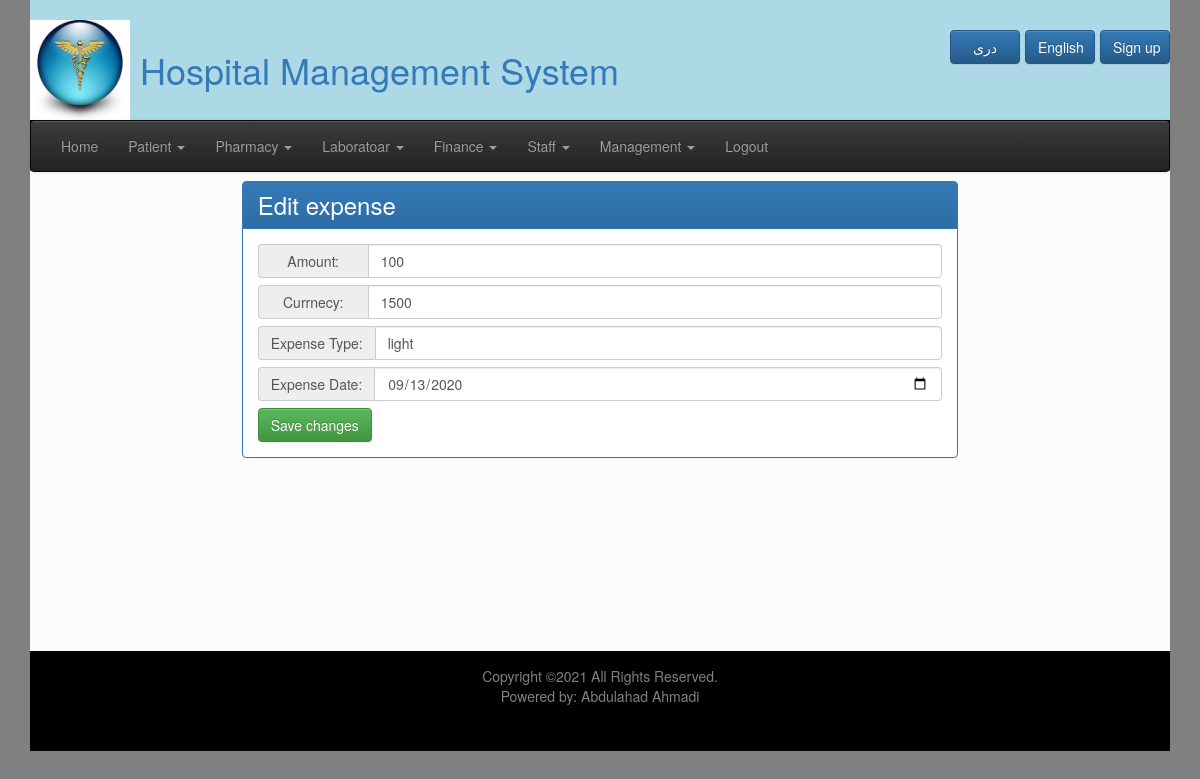
Screenshot of /expense_edit.php?expense_id=2 (signed in) with the database file from the repository.
### tables this page shows
CREATE TABLE `expense` (
  `expense_id` int(11) NOT NULL,
  `amount` int(11) NOT NULL,
  `currency` char(20) NOT NULL,
  `expense_type` varchar(64) NOT NULL,
  `expense_date` date NOT NULL
);

### expense_edit.php (the view, shortened to what this page needs)
<?php require_once("connection.php"); ?>
<?php
    $id = $_GET["expense_id"];
    $patinet = mysqli_query($con, "SELECT * FROM expense WHERE expense_id = $id");
    $row_expense = mysqli_fetch_assoc($patinet);
?>
<?php require_once("top.php"); ?>
<!DOCTYPE html>
<html lang="en">
<head>
</head>
<body>
    <div class="col-lg-8 col-md-8 col-sm-8 col-xs-12 col-lg-offset-2 col-md-offset-2 col-sm-offset-2 col-xs-offset-0">
        <div class="panel panel-primary">
            <div class="panel-heading">
                <h1>Edit expense</h1>
            </div>
            <div class="panel-body">
                <form method="post">
                    <div class="input-group">
                        <span class="input-group-addon">
                            Amount:
                        </span>
                        <input class="form-control" type="text" name="amount" value="<?php echo $row_expense["amount"]; ?>">
                    </div>
                    <div class="input-group">
                        <span class="input-group-addon">
                            Currnecy:
                        </span>
                        <input class="form-control" type="text" name="currency" value="<?php echo $row_expense["currency"]; ?>">
                    </div>
                    <div class="input-group">
                        <span class="input-group-addon">
                            Expense Type:
                        </span>
                        <input class="form-control" type="text" name="expense_type" value="<?php echo $row_expense["expense_type"]; ?>">
                    </div>
                    <div class="input-group">
                        <span class="input-group-addon">
                            Expense Date:
                        </span>
                        <input class="form-control" type="date" name="expense_date" value="<?php echo $row_expense["expense_date"]; ?>">
                    </div>
                    <input class="btn btn-success" type="submit" value="Save changes">
                </form>
            </div>
        </div>
    </div>
</body>
</html>
<?php require_once("footer.php"); ?>

### css/style.css (style rules this page uses)
#content h1 { margin: 0%; }
.input-group { margin-bottom: 7px; }
.panel-heading h1 { margin: 0; font-size: 24px; margin-bottom: 0 !important; }
.input-group-addon { width: 110px; }
.input-group { width: 100%; }

### top.php (style rules this page uses)
body { background-color: gray; }

### rows the page displays
expense: amount "100", currency "1500", expense_type "light", expense_date "09/13/2020"
